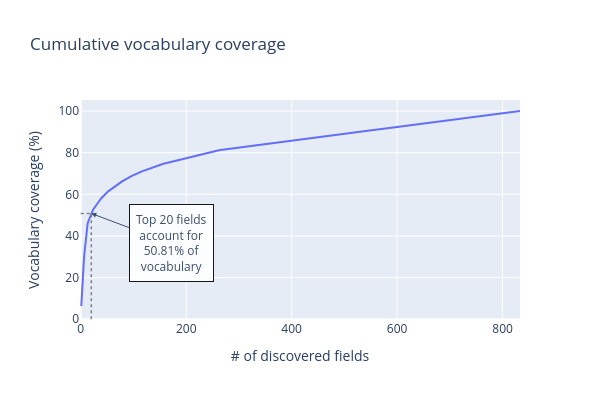

Notebook code cell kept with this figure:
### Code cell
field_count["coverage_pct"] = 100.0 * field_count["coverage"] / 3041

print("Vocabulary concentration")
for x in [25, 50, 75, 90]:
    k = field_count[field_count["coverage_pct"] > x]["k"].min()
    cov = field_count[field_count["coverage_pct"] > x]["coverage_pct"].min()
    print(f"Top {k} fields cover {cov:.2f}% of observations")

# 1. Create your base line graph
fig = px.line(
    field_count,
    x="k",
    y="coverage_pct",
    width=600,
    height=400,
    title="Cumulative vocabulary coverage",
    labels={
        "coverage_pct": "Vocabulary coverage (%)",
        "k": "# of discovered fields",
    },
)

xx = 20
yy = field_count.loc[field_count["k"] == 20, "coverage_pct"].values[0]

# 2. Add vertical dotted line segment (from y=0 to y=50.81)
fig.add_shape(
    type="line",
    x0=xx, y0=0,
    x1=xx, y1=yy,
    line=dict(dash="dot", color="gray", width=1.5)
)

# 3. Add horizontal dotted line segment (from x=0 to x=20)
fig.add_shape(
    type="line",
    x0=0, y0=yy,
    x1=xx, y1=yy,
    line=dict(dash="dot", color="gray", width=1.5)
)

# 4. Add the tall, wrapped text box annotation
fig.add_annotation(
    x=xx,
    y=yy,
    # <br> tags break the text to make the box narrower and taller
    text=f"Top 20 fields<br>account for<br>{yy:.2f}% of<br>vocabulary",
    align="center", # Centers the wrapped text inside the box
    showarrow=True,
    arrowhead=2,
    ax=80,    # Shifts text box 50 pixels right
    ay=30,   # Shifts text box 50 pixels up
    bordercolor="black",
    borderwidth=1,
    borderpad=6, # Adds padding inside the box to frame the wrapped text
    bgcolor="white",
    opacity=0.9
)

fig.show(config=config)

### Figure 1 — Plotly figure (JSON) as saved in the notebook; plotly's stock layout.template omitted (floating-point values rounded to 4 significant figures; data arrays with more than 128 entries replaced by an {"elided": "..."} marker saying what was removed)
{"data": [{"hovertemplate": "# of discovered fields=%{x}<br>Vocabulary coverage (%)=%{y}<extra></extra>", "legendgroup": "", "line": {"color": "#636efa", "dash": "solid"}, "marker": {"symbol": "circle"}, "mode": "lines", "name": "", "orientation": "v", "showlegend": false, "type": "scatter", "x": {"elided": "833 int values"}, "xaxis": "x", "y": {"elided": "833 float values"}, "yaxis": "y"}], "layout": {"annotations": [{"align": "center", "arrowhead": 2, "ax": 80, "ay": 30, "bgcolor": "white", "bordercolor": "black", "borderpad": 6, "borderwidth": 1, "opacity": 0.9, "showarrow": true, "text": "Top 20 fields<br>account for<br>50.81% of<br>vocabulary", "x": 20, "y": 50.81}], "height": 400, "legend": {"tracegroupgap": 0}, "shapes": [{"line": {"color": "gray", "dash": "dot", "width": 1.5}, "type": "line", "x0": 20, "x1": 20, "y0": 0, "y1": 50.81}, {"line": {"color": "gray", "dash": "dot", "width": 1.5}, "type": "line", "x0": 0, "x1": 20, "y0": 50.81, "y1": 50.81}], "title": {"text": "Cumulative vocabulary coverage"}, "width": 600, "xaxis": {"anchor": "y", "autorange": true, "domain": [0, 1], "range": [-1.422, 833], "title": {"text": "# of discovered fields"}, "type": "linear"}, "yaxis": {"anchor": "x", "autorange": true, "domain": [0, 1], "range": [-0.3601, 105.3], "title": {"text": "Vocabulary coverage (%)"}, "type": "linear"}}}
